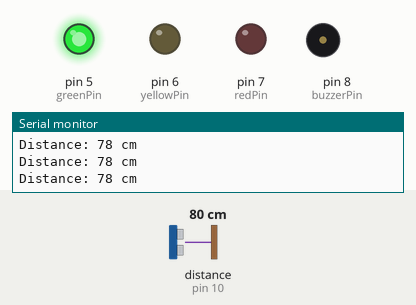
This sketch was run on a simulated Arduino Uno, built with avr-gcc and run on an emulated ATmega328P. Parts: output pins drawn as LEDs (lit = HIGH), buzzer (waves = sounding, pin HIGH), the last lines printed to the serial monitor. Wiring (inferred from the names in the program): ultrasonic range finder: trigger pin 9; echo pin 10. The test bench sets the inputs (shaded band); at power-on: distance to the obstacle (sensor on pin 10) 80 cm. The echo pulse lasts 58.3 µs per cm; pins used as bus, display or sensor lines are not drawn.

Above: at 1.2 s.
1.3 s: distance to the obstacle (sensor on pin 10) set to 35 cm
2.8 s: distance to the obstacle (sensor on pin 10) set to 28 cm
At 2.88 s:
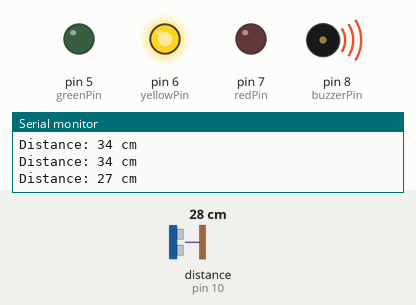
5.8 s: distance to the obstacle (sensor on pin 10) set to 17 cm
8.8 s: distance to the obstacle (sensor on pin 10) set to 14 cm
11.8 s: distance to the obstacle (sensor on pin 10) set to 18 cm
At 12.18 s:
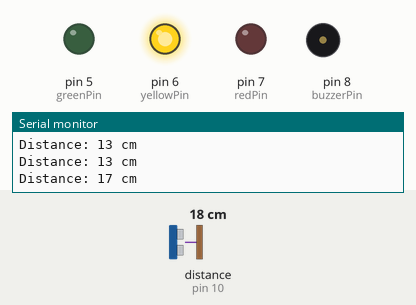
14.8 s: distance to the obstacle (sensor on pin 10) set to 2 cm
Timing chart, 0 to 18.8 s (numbered marks = the images above; inputs shaded):
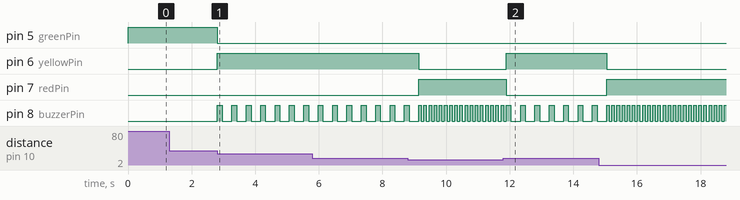

Measured:
- the behaviour switches between 32 and 31 cm on distance to the obstacle (sensor on pin 10) (found by bisection; images 0 and 1)
- after the input at 2.8 s, pin 5 (greenPin): HIGH → LOW at once; pin 6 (yellowPin): LOW → HIGH at once; pin 8 (buzzerPin): alternates HIGH for 0.15 s and LOW for 0.30 s, starting at once
- after the input at 8.8 s, pin 6 (yellowPin): HIGH → LOW after 0.34 s; pin 7 (redPin): LOW → HIGH after 0.34 s
- after the input at 11.8 s, pin 6 (yellowPin): LOW → HIGH after 0.09 s; pin 7 (redPin): HIGH → LOW after 0.09 s
- after the input at 14.8 s, pin 6 (yellowPin): HIGH → LOW after 0.25 s; pin 7 (redPin): LOW → HIGH after 0.25 s; pin 8 (buzzerPin): alternates HIGH for 0.08 s and LOW for 0.08 s, starting after 0.33 s

The sketch:

reverse-parking-assistant.ino
```cpp
/*
 * Reverse Parking Assistant
 * Intro to Arduino - PUP Binan Workshop
 *
 * An HC-SR04 ultrasonic sensor measures the distance to a wall and
 * warns the driver with three LEDs and an active buzzer:
 *
 *   > 30 cm       SAFE      green LED only
 *   15 - 30 cm    CAUTION   yellow LED + slow beep
 *   < 15 cm       STOP      red LED + fast beep
 *
 * Wiring:
 *   HC-SR04  VCC -> 5V    GND -> GND   TRIG -> D9   ECHO -> D10
 *   Green  LED (+ long leg) -> D5  via 220 ohm,  (- short leg) -> GND
 *   Yellow LED (+ long leg) -> D6  via 220 ohm,  (- short leg) -> GND
 *   Red    LED (+ long leg) -> D7  via 220 ohm,  (- short leg) -> GND
 *   Buzzer (+ long leg) -> D8,                   (-) -> GND
 *
 * This sketch only uses the two blocks you already know: setup() and loop().
 * No custom functions, no classes - just variables, if/else, and delay().
 */

// ---- Pin numbers (which Arduino pin each part is plugged into) ----
int trigPin   = 9;    // HC-SR04 trigger
int echoPin   = 10;   // HC-SR04 echo
int greenPin  = 5;    // green LED  (via 220 ohm)
int yellowPin = 6;    // yellow LED (via 220 ohm)
int redPin    = 7;    // red LED    (via 220 ohm)
int buzzerPin = 8;    // active buzzer (long leg = +)

// ---- Distance limits, in centimetres ----
int safeCm    = 30;   // farther than this -> SAFE
int cautionCm = 15;   // 15..30 -> CAUTION,  below 15 -> STOP

// setup() runs ONCE when the Arduino turns on.
void setup() {
  // Tell each pin whether it sends power OUT or reads a signal IN.
  pinMode(trigPin, OUTPUT);
  pinMode(echoPin, INPUT);
  pinMode(greenPin, OUTPUT);
  pinMode(yellowPin, OUTPUT);
  pinMode(redPin, OUTPUT);
  pinMode(buzzerPin, OUTPUT);

  Serial.begin(9600);   // open the Serial Monitor at 9600 baud to see the distance
}

// loop() runs OVER and OVER, forever, after setup() finishes.
void loop() {
  // ---- Step 1: send one ultrasonic "ping" ----
  // A short HIGH pulse on the trigger pin tells the sensor to chirp.
  digitalWrite(trigPin, LOW);
  delayMicroseconds(2);
  digitalWrite(trigPin, HIGH);
  delayMicroseconds(10);
  digitalWrite(trigPin, LOW);

  // ---- Step 2: measure how long the echo takes to come back ----
  // pulseIn waits for the echo pin to go HIGH and times the trip.
  long duration = pulseIn(echoPin, HIGH, 30000);  // give up after ~30 ms

  // ---- Step 3: turn that time into a distance in centimetres ----
  // Sound travels about 0.034 cm per microsecond. We divide by 2
  // because the sound goes TO the wall and bounces BACK (two trips).
  int distanceCm = duration * 0.034 / 2;

  // If we never heard an echo, pretend the wall is very far away.
  if (duration == 0) {
    distanceCm = 999;
  }

  // ---- Step 4: show the distance on the Serial Monitor ----
  Serial.print("Distance: ");
  Serial.print(distanceCm);
  Serial.println(" cm");

  // ---- Step 5: turn everything OFF, then light up what we need ----
  digitalWrite(greenPin, LOW);
  digitalWrite(yellowPin, LOW);
  digitalWrite(redPin, LOW);
  digitalWrite(buzzerPin, LOW);

  if (distanceCm > safeCm) {
    // SAFE - green light only, no beeping
    digitalWrite(greenPin, HIGH);
    delay(100);

  } else if (distanceCm >= cautionCm) {
    // CAUTION - yellow light + slow beep
    digitalWrite(yellowPin, HIGH);
    digitalWrite(buzzerPin, HIGH);
    delay(150);
    digitalWrite(buzzerPin, LOW);
    delay(300);

  } else {
    // STOP - red light + fast beep
    digitalWrite(redPin, HIGH);
    digitalWrite(buzzerPin, HIGH);
    delay(80);
    digitalWrite(buzzerPin, LOW);
    delay(80);
  }
}
```
